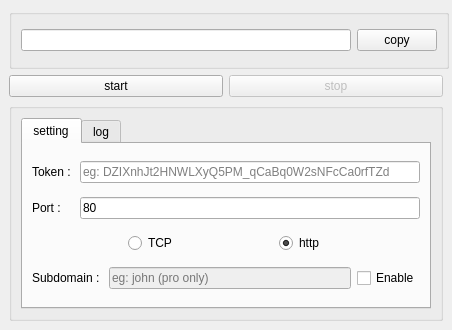
<?xml version="1.0" encoding="UTF-8"?>
<ui version="4.0">
 <class>MainWindow</class>
 <widget class="QMainWindow" name="MainWindow">
  <property name="geometry">
   <rect>
    <x>0</x>
    <y>0</y>
    <width>452</width>
    <height>330</height>
   </rect>
  </property>
  <property name="minimumSize">
   <size>
    <width>452</width>
    <height>330</height>
   </size>
  </property>
  <property name="maximumSize">
   <size>
    <width>452</width>
    <height>330</height>
   </size>
  </property>
  <property name="windowTitle">
   <string>Ngrok | GUI</string>
  </property>
  <property name="windowIcon">
   <iconset theme="application-default">
    <normaloff>.</normaloff>.</iconset>
  </property>
  <property name="styleSheet">
   <string notr="true">import:url(:/np/material-blue.qss)</string>
  </property>
  <widget class="QWidget" name="centralwidget">
   <layout class="QGridLayout" name="gridLayout_2">
    <item row="5" column="2">
     <widget class="QPushButton" name="btn_stop">
      <property name="enabled">
       <bool>false</bool>
      </property>
      <property name="text">
       <string>stop</string>
      </property>
     </widget>
    </item>
    <item row="5" column="0">
     <spacer name="horizontalSpacer_4">
      <property name="orientation">
       <enum>Qt::Horizontal</enum>
      </property>
      <property name="sizeHint" stdset="0">
       <size>
        <width>40</width>
        <height>20</height>
       </size>
      </property>
     </spacer>
    </item>
    <item row="0" column="1" rowspan="5" colspan="2">
     <widget class="QGroupBox" name="groupBox_2">
      <property name="minimumSize">
       <size>
        <width>440</width>
        <height>60</height>
       </size>
      </property>
      <property name="styleSheet">
       <string notr="true"/>
      </property>
      <property name="title">
       <string/>
      </property>
      <layout class="QHBoxLayout" name="horizontalLayout_5">
       <item>
        <widget class="QLineEdit" name="ngurl">
         <property name="enabled">
          <bool>true</bool>
         </property>
         <property name="minimumSize">
          <size>
           <width>0</width>
           <height>0</height>
          </size>
         </property>
         <property name="styleSheet">
          <string notr="true">color: rgb(255, 255, 255);</string>
         </property>
         <property name="text">
          <string/>
         </property>
         <property name="frame">
          <bool>true</bool>
         </property>
         <property name="readOnly">
          <bool>true</bool>
         </property>
         <property name="clearButtonEnabled">
          <bool>false</bool>
         </property>
        </widget>
       </item>
       <item>
        <widget class="QPushButton" name="ng_copy">
         <property name="text">
          <string>copy</string>
         </property>
        </widget>
       </item>
      </layout>
     </widget>
    </item>
    <item row="5" column="1">
     <widget class="QPushButton" name="btn_start">
      <property name="text">
       <string>start</string>
      </property>
     </widget>
    </item>
    <item row="7" column="1" colspan="2">
     <widget class="QGroupBox" name="groupBox">
      <property name="title">
       <string/>
      </property>
      <layout class="QGridLayout" name="gridLayout">
       <item row="0" column="0">
        <widget class="QTabWidget" name="tabWidget">
         <property name="currentIndex">
          <number>0</number>
         </property>
         <widget class="QWidget" name="setting">
          <attribute name="title">
           <string>setting</string>
          </attribute>
          <layout class="QVBoxLayout" name="verticalLayout">
           <item>
            <layout class="QHBoxLayout" name="horizontalLayout">
             <item>
              <widget class="QLabel" name="label">
               <property name="text">
                <string>Token : </string>
               </property>
              </widget>
             </item>
             <item>
              <widget class="QLineEdit" name="ng_token">
               <property name="maxLength">
                <number>60</number>
               </property>
               <property name="placeholderText">
                <string>eg: DZIXnhJt2HNWLXyQ5PM_qCaBq0W2sNFcCa0rfTZd</string>
               </property>
              </widget>
             </item>
            </layout>
           </item>
           <item>
            <layout class="QHBoxLayout" name="horizontalLayout_2">
             <item>
              <widget class="QLabel" name="label_2">
               <property name="text">
                <string>Port :    </string>
               </property>
              </widget>
             </item>
             <item>
              <widget class="QLineEdit" name="ng_port">
               <property name="text">
                <string>80</string>
               </property>
               <property name="maxLength">
                <number>5</number>
               </property>
               <property name="placeholderText">
                <string>eg: 8080</string>
               </property>
              </widget>
             </item>
            </layout>
           </item>
           <item>
            <layout class="QHBoxLayout" name="horizontalLayout_4">
             <item>
              <spacer name="horizontalSpacer">
               <property name="orientation">
                <enum>Qt::Horizontal</enum>
               </property>
               <property name="sizeHint" stdset="0">
                <size>
                 <width>40</width>
                 <height>20</height>
                </size>
               </property>
              </spacer>
             </item>
             <item>
              <widget class="QRadioButton" name="ng_port_tcp">
               <property name="text">
                <string>TCP</string>
               </property>
               <property name="checkable">
                <bool>true</bool>
               </property>
              </widget>
             </item>
             <item>
              <spacer name="horizontalSpacer_3">
               <property name="orientation">
                <enum>Qt::Horizontal</enum>
               </property>
               <property name="sizeHint" stdset="0">
                <size>
                 <width>40</width>
                 <height>20</height>
                </size>
               </property>
              </spacer>
             </item>
             <item>
              <widget class="QRadioButton" name="ng_port_http">
               <property name="text">
                <string>http</string>
               </property>
               <property name="checked">
                <bool>true</bool>
               </property>
              </widget>
             </item>
             <item>
              <spacer name="horizontalSpacer_2">
               <property name="orientation">
                <enum>Qt::Horizontal</enum>
               </property>
               <property name="sizeHint" stdset="0">
                <size>
                 <width>40</width>
                 <height>20</height>
                </size>
               </property>
              </spacer>
             </item>
            </layout>
           </item>
           <item>
            <layout class="QHBoxLayout" name="horizontalLayout_3">
             <item>
              <widget class="QLabel" name="label_3">
               <property name="text">
                <string>Subdomain : </string>
               </property>
              </widget>
             </item>
             <item>
              <widget class="QLineEdit" name="ng_subdomain">
               <property name="enabled">
                <bool>false</bool>
               </property>
               <property name="frame">
                <bool>true</bool>
               </property>
               <property name="readOnly">
                <bool>false</bool>
               </property>
               <property name="placeholderText">
                <string>eg: john (pro only)</string>
               </property>
              </widget>
             </item>
             <item>
              <widget class="QCheckBox" name="ng_subdomain_enable">
               <property name="text">
                <string>Enable</string>
               </property>
              </widget>
             </item>
            </layout>
           </item>
          </layout>
         </widget>
         <widget class="QWidget" name="log">
          <attribute name="title">
           <string>log</string>
          </attribute>
          <layout class="QGridLayout" name="gridLayout_3">
           <item row="0" column="0">
            <widget class="QTextBrowser" name="ng_log">
             <property name="textInteractionFlags">
              <set>Qt::TextSelectableByMouse</set>
             </property>
             <property name="openLinks">
              <bool>false</bool>
             </property>
            </widget>
           </item>
          </layout>
         </widget>
        </widget>
       </item>
      </layout>
     </widget>
    </item>
    <item row="5" column="3">
     <spacer name="horizontalSpacer_5">
      <property name="orientation">
       <enum>Qt::Horizontal</enum>
      </property>
      <property name="sizeHint" stdset="0">
       <size>
        <width>40</width>
        <height>20</height>
       </size>
      </property>
     </spacer>
    </item>
   </layout>
  </widget>
  <action name="actionQuit">
   <property name="icon">
    <iconset theme="exit">
     <normaloff>.</normaloff>.</iconset>
   </property>
   <property name="text">
    <string>Quit</string>
   </property>
   <property name="shortcut">
    <string>Ctrl+Q</string>
   </property>
  </action>
  <action name="actionRemove_Token">
   <property name="icon">
    <iconset theme="remove">
     <normaloff>.</normaloff>.</iconset>
   </property>
   <property name="text">
    <string>Remove Token</string>
   </property>
   <property name="shortcut">
    <string>Ctrl+R</string>
   </property>
  </action>
  <action name="actionExport_Token">
   <property name="icon">
    <iconset theme="blueman-send-file">
     <normaloff>.</normaloff>.</iconset>
   </property>
   <property name="text">
    <string>Export Token</string>
   </property>
   <property name="shortcut">
    <string>Ctrl+S</string>
   </property>
  </action>
  <action name="actionQuit_2">
   <property name="icon">
    <iconset theme="exit">
     <normaloff>.</normaloff>.</iconset>
   </property>
   <property name="text">
    <string>Quit</string>
   </property>
   <property name="shortcut">
    <string>Ctrl+Q</string>
   </property>
  </action>
  <action name="actionAbout_ngrok">
   <property name="icon">
    <iconset theme="info">
     <normaloff>.</normaloff>.</iconset>
   </property>
   <property name="text">
    <string>About ngrok</string>
   </property>
  </action>
  <action name="actionAbout_Qt">
   <property name="icon">
    <iconset theme="qt">
     <normaloff>.</normaloff>.</iconset>
   </property>
   <property name="text">
    <string>About Qt</string>
   </property>
  </action>
  <action name="actionGitHub">
   <property name="icon">
    <iconset theme="github">
     <normaloff>.</normaloff>.</iconset>
   </property>
   <property name="text">
    <string>GitHub</string>
   </property>
  </action>
  <action name="actionTelegram">
   <property name="icon">
    <iconset theme="telegram">
     <normaloff>.</normaloff>.</iconset>
   </property>
   <property name="text">
    <string>Telegram</string>
   </property>
  </action>
  <action name="actionAbout">
   <property name="icon">
    <iconset theme="info">
     <normaloff>.</normaloff>.</iconset>
   </property>
   <property name="text">
    <string>About</string>
   </property>
  </action>
 </widget>
 <resources/>
 <connections>
  <connection>
   <sender>ng_subdomain_enable</sender>
   <signal>toggled(bool)</signal>
   <receiver>ng_subdomain</receiver>
   <slot>setEnabled(bool)</slot>
   <hints>
    <hint type="sourcelabel">
     <x>426</x>
     <y>298</y>
    </hint>
    <hint type="destinationlabel">
     <x>350</x>
     <y>303</y>
    </hint>
   </hints>
  </connection>
  <connection>
   <sender>ng_port_tcp</sender>
   <signal>toggled(bool)</signal>
   <receiver>ng_subdomain_enable</receiver>
   <slot>setDisabled(bool)</slot>
   <hints>
    <hint type="sourcelabel">
     <x>173</x>
     <y>268</y>
    </hint>
    <hint type="destinationlabel">
     <x>391</x>
     <y>287</y>
    </hint>
   </hints>
  </connection>
  <connection>
   <sender>ng_port_tcp</sender>
   <signal>clicked(bool)</signal>
   <receiver>ng_subdomain</receiver>
   <slot>setDisabled(bool)</slot>
   <hints>
    <hint type="sourcelabel">
     <x>139</x>
     <y>249</y>
    </hint>
    <hint type="destinationlabel">
     <x>257</x>
     <y>305</y>
    </hint>
   </hints>
  </connection>
 </connections>
</ui>
